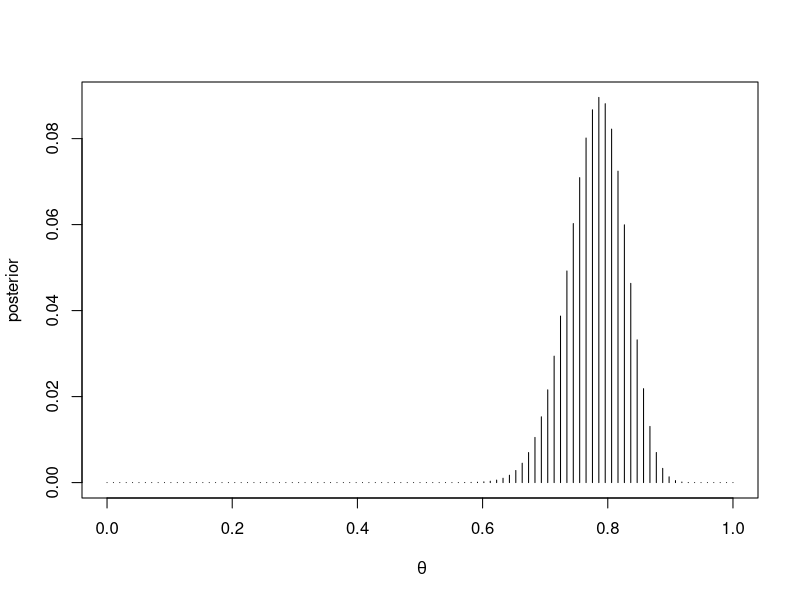
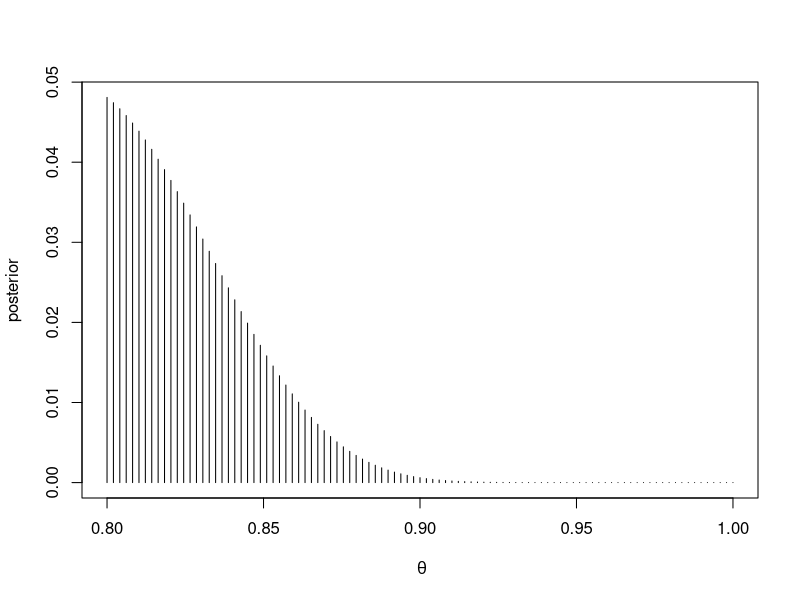
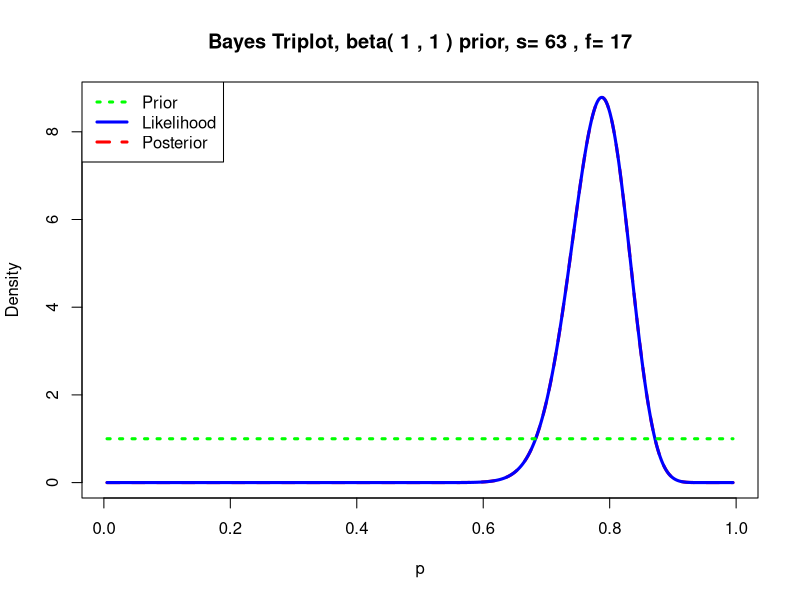
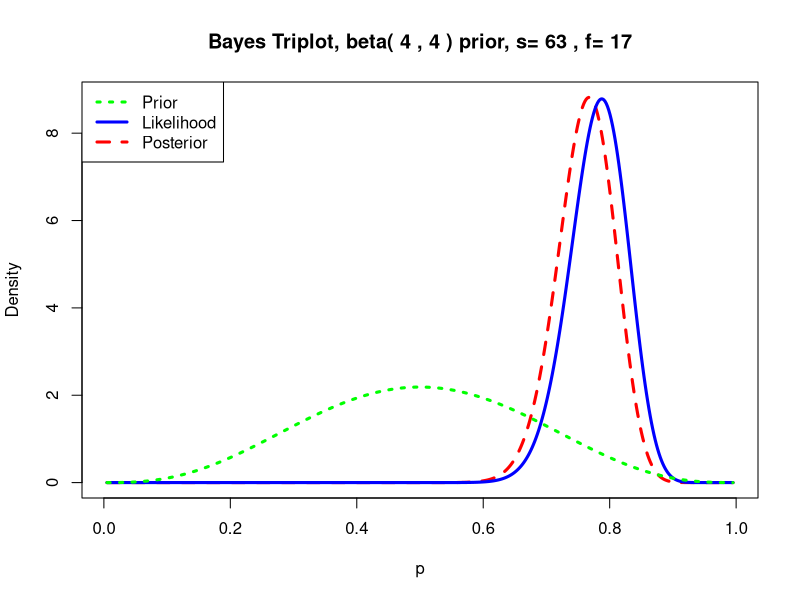

These charts were generated, in order, by the following R code:
## ---- chunk 1
options(width = 400)
## ---- chunk 2
library(LearnBayes)
library(arm)
## ---- chunk 3
#-- prior values for probability of response
theta <- seq(0,1,length.out=99)

#-- likelihood times prior
prior <- rep(1/99, 99)
product <- dbinom(x=63, size=80, prob=theta)*prior

#-- posterior is the normalized likelihood times prior
posterior <- product/sum(product)

#-- plot posterior distribution
plot(theta, posterior, type='h', xlab=expression(~theta))

#-- posterior mean
mean.post <- sum(theta*posterior)

#-- cumulative posterior distribution
cumulative.post <- cumsum(posterior)

#-- median (approximate)
median.post <- theta[max(which(cumulative.post <=0.50))]
## ---- chunk 4
#-- prior values for probability of response
theta <- seq(0.8,1,length.out=99)

#-- likelihood times prior
prior <- rep(1/99, 99)
product <- dbinom(x=63, size=80, prob=theta)*prior

#-- posterior is the normalized likelihood times prior
posterior <- product/sum(product)

#-- plot posterior distribution
plot(theta, posterior, type='h', xlab=expression(~theta))

#-- posterior mean
mean.post <- sum(theta*posterior)

#-- cumulative posterior distribution
cumulative.post <- cumsum(posterior)

#-- median (approximate)
median.post <- theta[max(which(cumulative.post <=0.50))]
## ---- chunk 5
triplot(prior=c(1,1),data=c(63,17), where = "topleft")
## ---- chunk 6
triplot(prior=c(4,4),data=c(63,17), where = "topleft")
## ---- chunk 7
pbetat(p0=0.8, prob=0.5, ab=c(1,1), data=c(63,17))
## ---- chunk 8
pbetap(ab=c((4+63-1),(4+17-1)), n=1, s=0:1)
